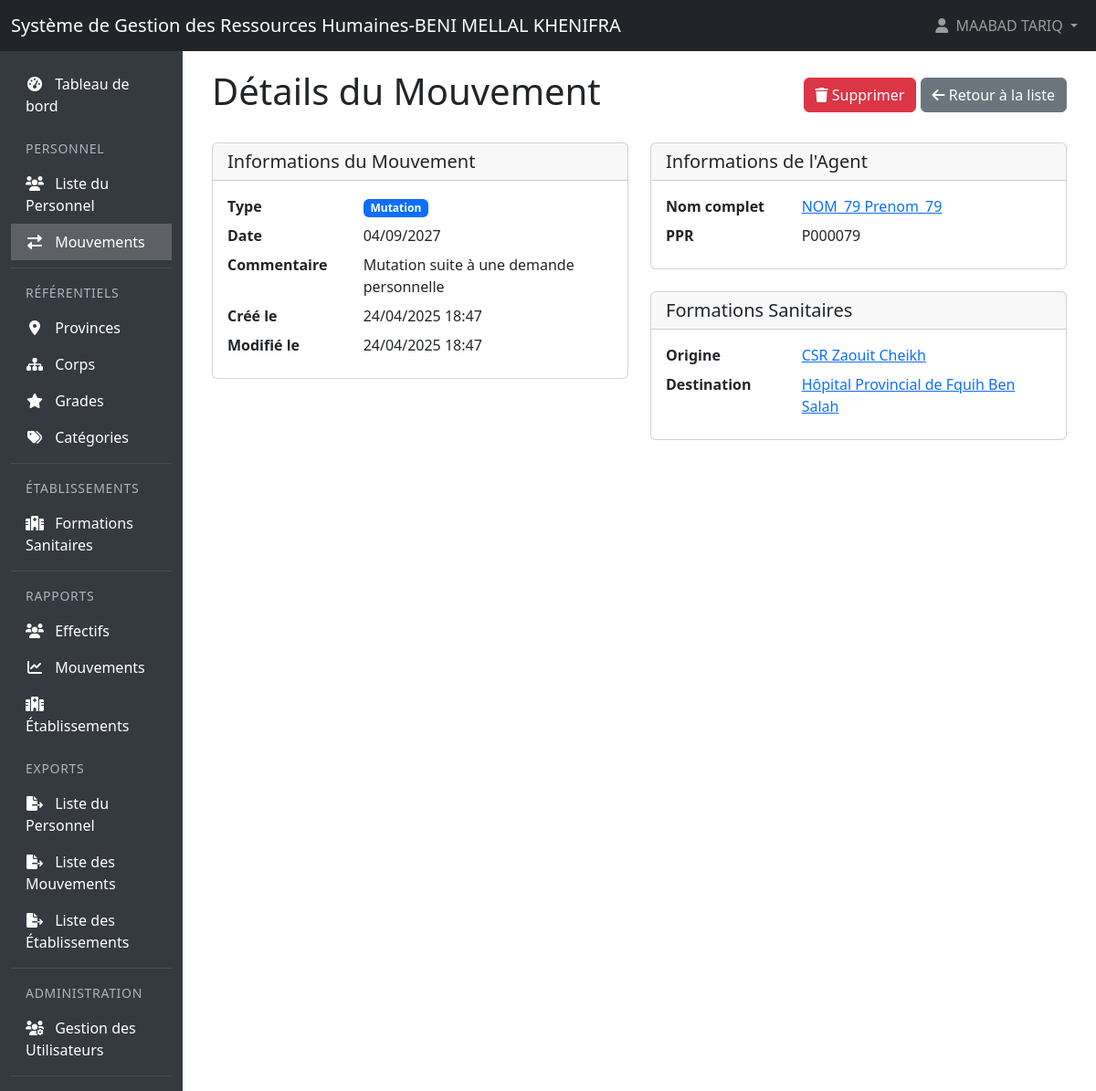
The app's page /APP_SGRHBMKH/mouvements/show/80 (signed in) with its own data.
### tables this page shows
CREATE TABLE `mouvements_personnel` (
  `id` int(11) NOT NULL,
  `personnel_id` int(11) NOT NULL,
  `type_mouvement` enum('DECES','MUTATION','DEMISSION','FORMATION','SUSPENSION','MISE_A_DISPOSITION','MISE_EN_DISPONIBILITE','RETRAITE_AGE') NOT NULL,
  `date_mouvement` date NOT NULL,
  `formation_sanitaire_origine_id` int(11) DEFAULT NULL,
  `formation_sanitaire_destination_id` int(11) DEFAULT NULL,
  `commentaire` text DEFAULT NULL,
  `created_at` timestamp NOT NULL DEFAULT current_timestamp(),
  `updated_at` timestamp NOT NULL DEFAULT current_timestamp() ON UPDATE current_timestamp(),
  `deleted_at` timestamp NULL DEFAULT NULL
);

CREATE TABLE `personnel` (
  `id` int(11) NOT NULL,
  `ppr` varchar(10) NOT NULL,
  `nom` varchar(100) NOT NULL,
  `prenom` varchar(100) NOT NULL,
  `cin` varchar(20) NOT NULL,
  `date_naissance` date NOT NULL,
  `sexe` enum('M','F') NOT NULL,
  `situation_familiale` enum('CELIBATAIRE','MARIE','DIVORCE','VEUF') NOT NULL,
  `corps_id` int(11) DEFAULT NULL,
  `grade_id` int(11) DEFAULT NULL,
  `specialite_id` int(11) DEFAULT NULL,
  `date_recrutement` date NOT NULL,
  `date_prise_service` date NOT NULL,
  `formation_sanitaire_id` int(11) DEFAULT NULL,
  `created_at` timestamp NOT NULL DEFAULT current_timestamp(),
  `updated_at` timestamp NOT NULL DEFAULT current_timestamp() ON UPDATE current_timestamp(),
  `deleted_at` timestamp NULL DEFAULT NULL
);

CREATE TABLE `formations_sanitaires` (
  `id` int(11) NOT NULL,
  `nom_formation` varchar(255) NOT NULL,
  `type_formation` varchar(100) DEFAULT NULL,
  `province_id` int(11) DEFAULT NULL,
  `categorie_id` int(11) DEFAULT NULL,
  `milieu` enum('URBAIN','RURAL') NOT NULL,
  `created_at` timestamp NOT NULL DEFAULT current_timestamp(),
  `updated_at` timestamp NOT NULL DEFAULT current_timestamp() ON UPDATE current_timestamp(),
  `deleted_at` timestamp NULL DEFAULT NULL
);

### controllers/MouvementPersonnelController.php (called while the page is built, shortened)
<?php
class MouvementPersonnelController extends Controller {
    private $MouvementPersonnel;
    public function __construct() {
        try {
            require_once __DIR__ . '/../models/MouvementPersonnel.php';
            $this->MouvementPersonnel = new MouvementPersonnel();
        } catch (Exception $e) {
            error_log("Error in MouvementPersonnelController constructor: " . $e->getMessage());
            throw $e;
        }
    }
    public function show($id) {
        $mouvement = $this->MouvementPersonnel->findDetailById($id);
        $types = $this->MouvementPersonnel->getTypesMouvement();
        $this->render('mouvements/view', [
            'mouvement' => $mouvement,
            'types' => $types,
            'canEdit' => $this->canEdit(),
            'canDelete' => $this->canDelete()
        ]);
    }
}

### models/Model.php (called while the page is built, shortened)
<?php
require_once __DIR__ . '/../config/database.php';
abstract class Model {
    public function __construct() {
        $database = new Database();
        $this->db = $database->getConnection();
    }
}
?>

### config/database.php (called while the page is built, shortened)
<?php
class Database {
    private $host = "localhost";
    private $db_name = "sgrhbmkh_db";
    private $username = "root";
    private $password = "";
    public function getConnection() {
        $this->db = null;
        try {
            $dsn = "mysql:host=" . $this->host . ";dbname=" . $this->db_name . ";charset=utf8";
            $this->db = new PDO($dsn, $this->username, $this->password, [
                PDO::ATTR_ERRMODE => PDO::ERRMODE_EXCEPTION,
                PDO::ATTR_DEFAULT_FETCH_MODE => PDO::FETCH_ASSOC,
                PDO::ATTR_EMULATE_PREPARES => false,
                PDO::MYSQL_ATTR_INIT_COMMAND => "SET NAMES utf8mb4"
            ]);
            $this->db->query("SELECT 1");
        } catch(PDOException $e) {
            error_log("Database connection error: " . $e->getMessage());
            error_log("DSN used: " . $dsn);
            error_log("Stack trace: " . $e->getTraceAsString());
            throw new Exception("Une erreur est survenue lors de la connexion à la base de données: " . $e->getMessage());
        }
        return $this->db;
    }
}
?>

### models/MouvementPersonnel.php (called while the page is built, shortened)
<?php
class MouvementPersonnel extends Model {
    protected $table = 'mouvements_personnel';
    public function __construct() {
        parent::__construct();
    }
    public function getTypesMouvement() {
        return [
            'MUTATION' => 'Mutation',
            'MISE_A_DISPOSITION' => 'Mise à disposition',
            'RETRAITE_AGE' => 'Retraite',
            'DECES' => 'Décès',
            'DEMISSION' => 'Démission',
            'FORMATION' => 'Formation',
            'SUSPENSION' => 'Suspension',
            'MISE_EN_DISPONIBILITE' => 'Mise en disponibilité'
        ];
    }
    public function findDetailById($id) {
        try {
            $sql = "SELECT m.*,
                    p.nom, p.prenom, p.ppr,
                    fo.nom_formation as origine_nom,
                    fd.nom_formation as destination_nom
                    FROM {$this->table} m
                    LEFT JOIN personnel p ON m.personnel_id = p.id
                    LEFT JOIN formations_sanitaires fo ON m.formation_sanitaire_origine_id = fo.id
                    LEFT JOIN formations_sanitaires fd ON m.formation_sanitaire_destination_id = fd.id
                    WHERE m.id = :id
                    AND m.deleted_at IS NULL";
            $stmt = $this->db->prepare($sql);
            $stmt->bindValue(':id', $id);
            $stmt->execute();
            return $stmt->fetch(PDO::FETCH_ASSOC);
        } catch (\PDOException $e) {
            error_log("Error in findDetailById: " . $e->getMessage());
            throw new \Exception("Erreur lors de la récupération du mouvement");
        }
    }
}

### views/mouvements/view.php (the view, shortened to what this page needs)
<div class="container-fluid">
    <div class="d-flex justify-content-between align-items-center mb-4">
        <h1>Détails du Mouvement</h1>
        <div>
            <?php if ($canDelete): ?>
                <button type="button" class="btn btn-danger" onclick="confirmDelete(<?= $mouvement['id'] ?>, '<?= addslashes($types[$mouvement['type_mouvement']] ?? $mouvement['type_mouvement']) ?>')">
                    <i class="fas fa-trash"></i> Supprimer
                </button>
            <?php endif; ?>
            <a href="/APP_SGRHBMKH/mouvements" class="btn btn-secondary">
                <i class="fas fa-arrow-left"></i> Retour à la liste
            </a>
        </div>
    </div>
    <div class="row">
        <div class="col-md-6">
            <div class="card mb-4">
                <div class="card-header">
                    <h2 class="h5 mb-0">Informations du Mouvement</h2>
                </div>
                <div class="card-body">
                    <dl class="row mb-0">
                        <dt class="col-sm-4">Type</dt>
                        <dd class="col-sm-8">
                            <span class="badge <?= getBadgeClass($mouvement['type_mouvement']) ?>">
                                <?= $types[$mouvement['type_mouvement']] ?? $mouvement['type_mouvement'] ?>
                            </span>
                        </dd>
                        <dt class="col-sm-4">Date</dt>
                        <dd class="col-sm-8"><?= date('d/m/Y', strtotime($mouvement['date_mouvement'])) ?></dd>
                        <dt class="col-sm-4">Commentaire</dt>
                        <dd class="col-sm-8"><?= nl2br(htmlspecialchars($mouvement['commentaire'] ?? '-')) ?></dd>
                        <dt class="col-sm-4">Créé le</dt>
                        <dd class="col-sm-8"><?= date('d/m/Y H:i', strtotime($mouvement['created_at'])) ?></dd>
                        <dt class="col-sm-4">Modifié le</dt>
                        <dd class="col-sm-8"><?= date('d/m/Y H:i', strtotime($mouvement['updated_at'])) ?></dd>
                    </dl>
                </div>
            </div>
        </div>
        <div class="col-md-6">
            <div class="card mb-4">
                <div class="card-header">
                    <h2 class="h5 mb-0">Informations de l'Agent</h2>
                </div>
                <div class="card-body">
                    <?php if ($mouvement['personnel_id']): ?>
                        <dl class="row mb-0">
                            <dt class="col-sm-4">Nom complet</dt>
                            <dd class="col-sm-8">
                                <a href="/APP_SGRHBMKH/personnel/show/<?= $mouvement['personnel_id'] ?>">
                                    <?= htmlspecialchars($mouvement['nom'] . ' ' . $mouvement['prenom']) ?>
                                </a>
                            </dd>
                            <dt class="col-sm-4">PPR</dt>
                            <dd class="col-sm-8"><?= htmlspecialchars($mouvement['ppr']) ?></dd>
                        </dl>
                    <?php else: ?>
                        <div class="alert alert-warning mb-0">
                            Les informations de l'agent ne sont pas disponibles.
                        </div>
                    <?php endif; ?>
                </div>
            </div>
            <?php if (in_array($mouvement['type_mouvement'], ['MUTATION', 'MISE_A_DISPOSITION'])): ?>
            <div class="card">
                <div class="card-header">
                    <h2 class="h5 mb-0">Formations Sanitaires</h2>
                </div>
                <div class="card-body">
                    <dl class="row mb-0">
                        <dt class="col-sm-4">Origine</dt>
                        <dd class="col-sm-8">
                            <?php if ($mouvement['origine_nom']): ?>
                                <a href="/APP_SGRHBMKH/formations/show/<?= $mouvement['formation_sanitaire_origine_id'] ?>">
                                    <?= htmlspecialchars($mouvement['origine_nom']) ?>
                                </a>
                            <?php else: ?>
                                <span class="text-muted">-</span>
                            <?php endif; ?>
                        </dd>
                        <dt class="col-sm-4">Destination</dt>
                        <dd class="col-sm-8">
                            <?php if ($mouvement['destination_nom']): ?>
                                <a href="/APP_SGRHBMKH/formations/show/<?= $mouvement['formation_sanitaire_destination_id'] ?>">
                                    <?= htmlspecialchars($mouvement['destination_nom']) ?>
                                </a>
                            <?php else: ?>
                                <span class="text-muted">-</span>
                            <?php endif; ?>
                        </dd>
                    </dl>
                </div>
            </div>
            <?php endif; ?>
        </div>
    </div>
</div>
<?php
function getBadgeClass($type) {
    switch ($type) {
        case 'MUTATION':
            return 'bg-primary';
    }
}
?>

### records on screen
mouvements_personnel: type_mouvement "Mutation", date_mouvement "04/09/2027", commentaire "Mutation suite à une demande personnelle", created_at "24/04/2025 18:47", updated_at "24/04/2025 18:47", personnel.prenom "NOM_79 Prenom_79", personnel.ppr "P000079", formation_sanitaire_origine.nom_formation "CSR Zaouit Cheikh", formation_sanitaire_destination.nom_formation "Hôpital Provincial de Fquih Ben Salah"

### other values on screen
$_SESSION['user_name'] "MAABAD TARIQ"
